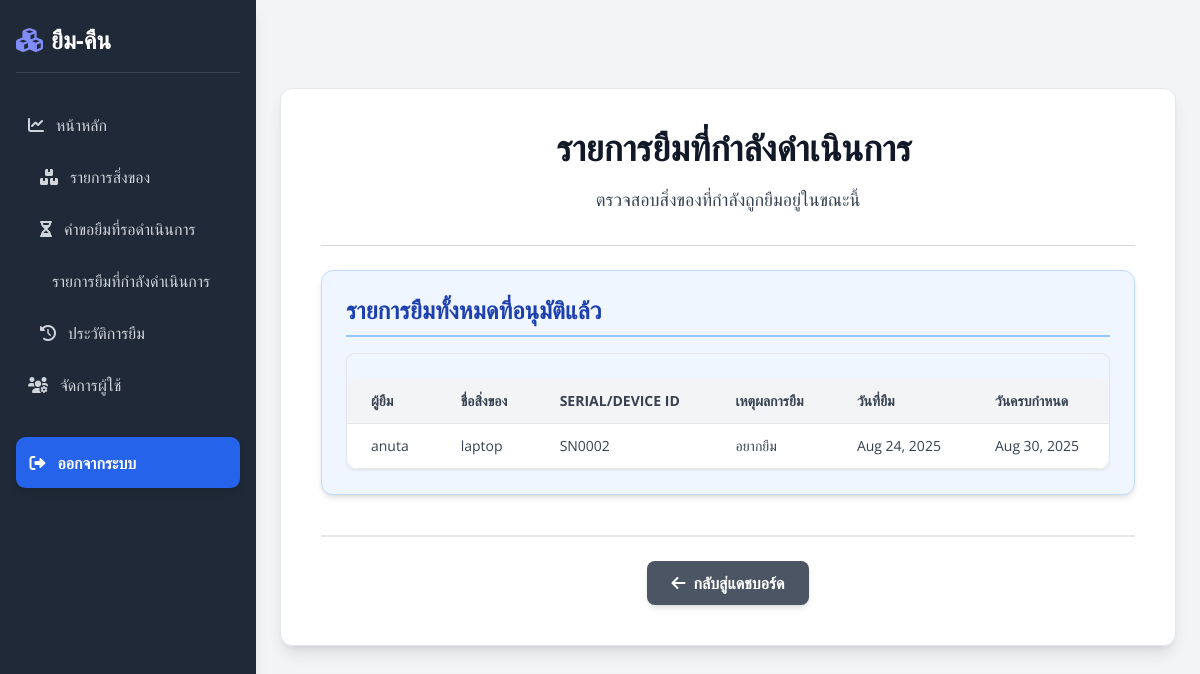
/borrowing/active-loans/ (signed in), run on the app's committed database.
### borrowing/models.py (models this page shows, shortened)
class Loan(models.Model):
    asset = models.ForeignKey(Asset, on_delete=models.CASCADE, verbose_name="อุปกรณ์") # เปลี่ยนจาก item เป็น asset
    borrower = models.ForeignKey(CustomUser, on_delete=models.CASCADE, verbose_name="ผู้ยืม")
    borrow_date = models.DateTimeField(auto_now_add=True, verbose_name="วันที่ยืม")
    due_date = models.DateField(verbose_name="กำหนดคืน") # ใช้ DateField สำหรับวันที่เท่านั้น
    return_date = models.DateTimeField(null=True, blank=True, verbose_name="วันที่คืน")
    STATUS_CHOICES = [
        ('pending', 'รอดำเนินการ'),
        ('approved', 'อนุมัติแล้ว'),
        ('returned', 'คืนแล้ว'),
        ('rejected', 'ถูกปฏิเสธ'),
        ('overdue', 'เกินกำหนด'),
    ]
    status = models.CharField(max_length=20, choices=STATUS_CHOICES, default='pending', verbose_name="สถานะ")
    reason = models.TextField(blank=True, verbose_name="เหตุผลการยืม") # เพิ่มฟิลด์เหตุผลการยืม
    class Meta:
        verbose_name = "รายการยืม"
        verbose_name_plural = "รายการยืม"
        ordering = ['-borrow_date']

class Asset(models.Model):
    item = models.ForeignKey(Item, on_delete=models.CASCADE, related_name='assets', verbose_name="ประเภทสิ่งของ")
    serial_number = models.CharField(max_length=255, blank=True, null=True, unique=True, verbose_name="หมายเลขซีเรียล")
    device_id = models.CharField(max_length=255, blank=True, null=True, unique=True, verbose_name="ID อุปกรณ์")
    location = models.CharField(max_length=255, blank=True, null=True, verbose_name="ตำแหน่ง")
    condition = models.CharField(max_length=255, blank=True, null=True, verbose_name="สภาพ")
    STATUS_CHOICES = [
        ('available', 'พร้อมใช้งาน'),
        ('on_loan', 'กำลังถูกยืม'),
        ('maintenance', 'บำรุงรักษา'),
        ('retired', 'ปลดระวาง'),
    ]
    status = models.CharField(max_length=20, choices=STATUS_CHOICES, default='available', verbose_name="สถานะ")
    class Meta:
        verbose_name = "อุปกรณ์"
        verbose_name_plural = "อุปกรณ์"

class Item(models.Model):
    organization = models.ForeignKey(Organization, on_delete=models.CASCADE, verbose_name="องค์กร")
    name = models.CharField(max_length=255, verbose_name="ชื่อประเภทสิ่งของ")
    description = models.TextField(blank=True, verbose_name="รายละเอียด")
    total_quantity = models.IntegerField(default=0, verbose_name="จำนวนทั้งหมด")
    available_quantity = models.IntegerField(default=0, verbose_name="จำนวนที่เหลืออยู่")
    image = models.ImageField(upload_to='item_images/', blank=True, null=True, verbose_name="รูปภาพสิ่งของ")
    item_type = models.CharField(max_length=100, blank=True, null=True, verbose_name="ประเภทสิ่งของ")
    added_at = models.DateTimeField(auto_now_add=True, verbose_name="วันที่เพิ่ม")
    class Meta:
        verbose_name = "ประเภทสิ่งของ"
        verbose_name_plural = "ประเภทสิ่งของ"
        unique_together = ('organization', 'name')

### users/models.py (models this page shows, shortened)
class CustomUser(AbstractUser):
    organization = models.ForeignKey(Organization, on_delete=models.SET_NULL, null=True, blank=True, verbose_name="องค์กร")
    is_org_admin = models.BooleanField(default=False, verbose_name="ผู้ดูแลองค์กร")
    is_platform_admin = models.BooleanField(default=False, verbose_name="ผู้ดูแลแพลตฟอร์ม")
    phone_number = models.CharField(max_length=20, blank=True, null=True)
    class Meta:
        verbose_name = "ผู้ใช้งาน"
        verbose_name_plural = "ผู้ใช้งาน"

### borrowing/views.py (the view)
# urls.py: path('active-loans/', views.active_loans_view, name='active_loans_view'),
@login_required
def active_loans_view(request):
    if not request.user.is_org_admin:
        messages.error(request, "คุณไม่มีสิทธิ์เข้าถึงหน้านี้")
        return redirect('dashboard')
    active_loans = Loan.objects.filter(asset__item__organization=request.user.organization, status='approved').order_by('due_date')
    context = {
        'active_loans': active_loans,
    }
    return render(request, 'borrowing/active_loans.html', context)

### users/context_processors.py (called while the page is built)
def unread_notifications_count(request):
    if request.user.is_authenticated:
        count = Notification.objects.filter(user=request.user, is_read=False).count()
        return {'unread_notifications_count': count}
    return {'unread_notifications_count': 0} # หากผู้ใช้ยังไม่ได้ล็อกอิน ให้ส่ง 0

### borrowing/templates/borrowing/active_loans.html (shortened to what this page needs)
{% extends 'users/base.html' %}
{% block content %}
<div class="bg-white p-6 md:p-8 lg:p-10 rounded-xl shadow-lg max-w-5xl mx-auto my-8 border border-gray-200">
    <h1 class="text-3xl md:text-4xl font-extrabold text-gray-900 mb-4 text-center flex items-center justify-center gap-x-3">
         รายการยืมที่กำลังดำเนินการ
    </h1>
    <p class="text-gray-700 mb-8 text-center text-lg max-w-2xl mx-auto">ตรวจสอบสิ่งของที่กำลังถูกยืมอยู่ในขณะนี้</p>
    <hr class="my-6 border-gray-300">
    <div class="mb-10 p-6 bg-blue-50 rounded-xl shadow-md border border-blue-200">
        <h2 class="text-2xl font-bold text-blue-800 mb-4 border-b-2 pb-2 border-blue-300 flex items-center gap-x-2">
            รายการยืมทั้งหมดที่อนุมัติแล้ว
        </h2>
        {% if active_loans %}
            <div class="overflow-x-auto rounded-lg border border-gray-200 shadow-sm">
                <table class="min-w-full bg-white">
                    <thead>
                        <tr class="bg-gray-100 text-gray-700 uppercase text-sm leading-normal font-bold">
                            <th class="py-3 px-6 text-left">ผู้ยืม</th>
                            <th class="py-3 px-6 text-left">ชื่อสิ่งของ</th>
                            <th class="py-3 px-6 text-left">Serial/Device ID</th>
                            <th class="py-3 px-6 text-left">เหตุผลการยืม</th>
                            <th class="py-3 px-6 text-left">วันที่ยืม</th>
                            <th class="py-3 px-6 text-left">วันครบกำหนด</th>
                        </tr>
                    </thead>
                    <tbody class="text-gray-700 text-sm divide-y divide-gray-100">
                        {% for loan in active_loans %}
                            <tr class="hover:bg-gray-50 transition duration-150 ease-in-out">
                                <td class="py-3 px-6 text-left whitespace-nowrap">{{ loan.borrower.username }}</td>
                                <td class="py-3 px-6 text-left">{{ loan.asset.item.name }}</td>
                                <td class="py-3 px-6 text-left">{{ loan.asset.serial_number|default:loan.asset.device_id|default:"-" }}</td>
                                <td class="py-3 px-6 text-left max-w-xs whitespace-normal">{{ loan.reason|default:"-" }}</td>
                                <td class="py-3 px-6 text-left">{{ loan.borrow_date|date:"M d, Y" }}</td>
                                <td class="py-3 px-6 text-left">{{ loan.due_date|date:"M d, Y" }}</td>
                            </tr>
                        {% endfor %}
                    </tbody>
                </table>
            </div>
        {% else %}
            <p class="text-gray-600 italic py-2">ไม่มีรายการยืมที่กำลังดำเนินการ</p>
        {% endif %}
    </div>
    <div class="mt-8 pt-6 border-t-2 border-gray-200 flex flex-wrap gap-4 justify-center">
        <a href="{% url 'dashboard' %}" class="bg-gray-600 hover:bg-gray-700 text-white font-semibold py-2.5 px-6 rounded-lg transition duration-300 transform hover:scale-105 shadow-md flex items-center">
            <i class="fas fa-arrow-left mr-2"></i> กลับสู่แดชบอร์ด
        </a>
    </div>
</div>
{% endblock content %}

### users/templates/users/base.html (style rules this page uses)
body { font-family: 'Open Sans', sans-serif; background-color: #f3f4f6; min-height: 100vh; display: flex; color: #374151; }
h1, h2, h3 { font-family: 'Poppins', sans-serif; color: #1f2937; font-weight: 700; margin-bottom: 1.5rem; }
h1 { font-size: 2.5rem; text-align: center; margin-bottom: 1rem; }
h2 { font-size: 2rem; }
table { width: 100%; border-collapse: collapse; margin-top: 1.5rem; background-color: #fff; border-radius: 0.75rem; overflow: hidden; box-shadow: 0 2px 4px rgba(0,0,0,0.05); }
th, td { padding: 1rem 1.5rem; border-bottom: 1px solid #e5e7eb; text-align: left; }

### data on the page
Loan: borrower.username "anuta", asset.item.name "laptop", asset.serial_number "SN0002", reason "อยากยืม", borrow_date "Aug 24, 2025", due_date "Aug 30, 2025"
